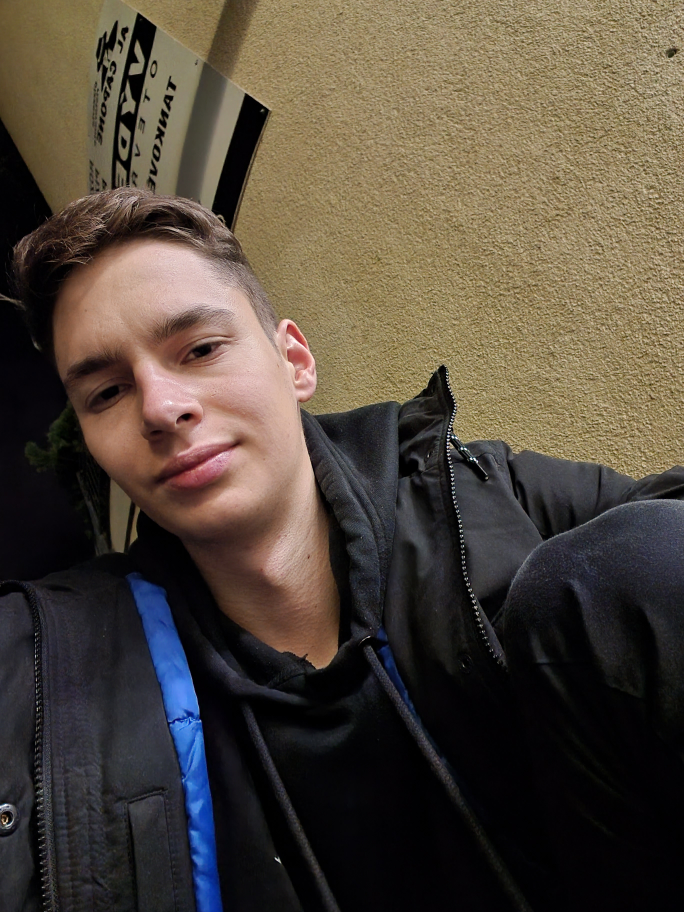
#> input picture ja.jpg, 2736 x 3648 px, given in place of the camera (shown at 1/4 size)
$ python video_test_cv.py
#> lines starting #> are read from the running program, lines starting #| are printed output that depends on the picture
import cv2

# Load the cascade
face_cascade = cv2.CascadeClassifier('models/haarcascade_frontalface_default.xml')

# To capture video from webcam.
# cap = cv2.VideoCapture("rtmp://192.168.5.55:1935/bcs/channel0_main.bcs?channel=0&stream=0&user=admin&password=123456")  # capture from camera
cap = cv2.VideoCapture(2)
# To use a video file as input
# cap = cv2.VideoCapture('filename.mp4')

def resize_img(img, fx=0.25, fy=0.25):
    return cv2.resize(img, (0, 0), fx=fx, fy=fy)


while True:
    # Read the frame
    _, img = cap.read()
#> img is the input picture: shape (3648, 2736, 3); mean B, G, R 61, 72.7, 82.9
    # Convert to grayscale
    # img = resize_img(img)
    gray = cv2.cvtColor(img, cv2.COLOR_BGR2GRAY)
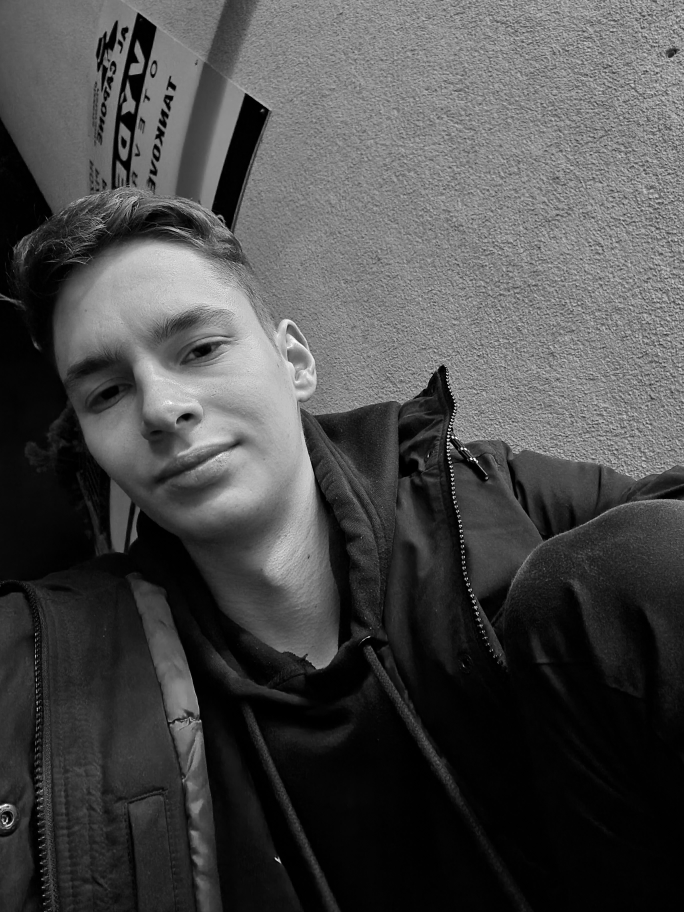
#> gray: shape (3648, 2736) (shown at 1/4 size); min 0, max 255, mean 74.4
    # Detect the faces
    faces = face_cascade.detectMultiScale(gray, 1.1, 4)
#> faces = 13 rows, first 6: [1451, 2582, 38, 38], [1145, 3241, 46, 46], [968, 2831, 51, 51], [1034, 552, 57, 57], [204, 3094, 57, 57], [205, 3566, 56, 56]
    # Draw the rectangle around each face
    for (x, y, w, h) in faces:
        cv2.rectangle(img, (x, y), (x+w, y+h), (255, 0, 0), 2)
#> this loop made 13 passes
#> (x, y, w, h) on passes 1 to 12: (1451, 2582, 38, 38), (1145, 3241, 46, 46), (968, 2831, 51, 51), (1034, 552, 57, 57), (204, 3094, 57, 57), (205, 3566, 56, 56), (1658, 1502, 61, 61), (1536, 1762, 60, 60), (209, 3231, 72, 72), (453, 3287, 76, 76), (209, 3315, 77, 77), (531, 2334, 112, 112)
    # Display
    cv2.imshow('img', img)
    # Stop if escape key is pressed
    k = cv2.waitKey(1) & 0xFF
#> (key Esc is pressed here)
    if k == 27:
        break
# Release the VideoCapture object
cap.release()

$ run again, on my.jpg
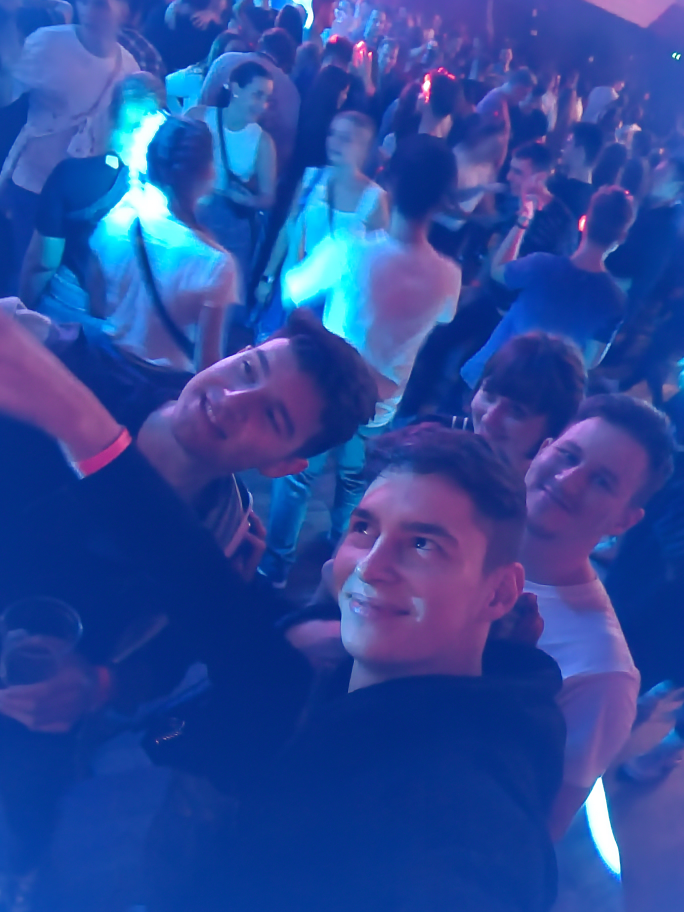
#> input picture my.jpg, 2736 x 3648 px, given in place of the camera (shown at 1/4 size)
#> img is the input picture: shape (3648, 2736, 3); mean B, G, R 155.5, 74, 43.3
#> `gray = cv2.cvtColor(img, cv2.COLOR_BGR2GRAY)`:
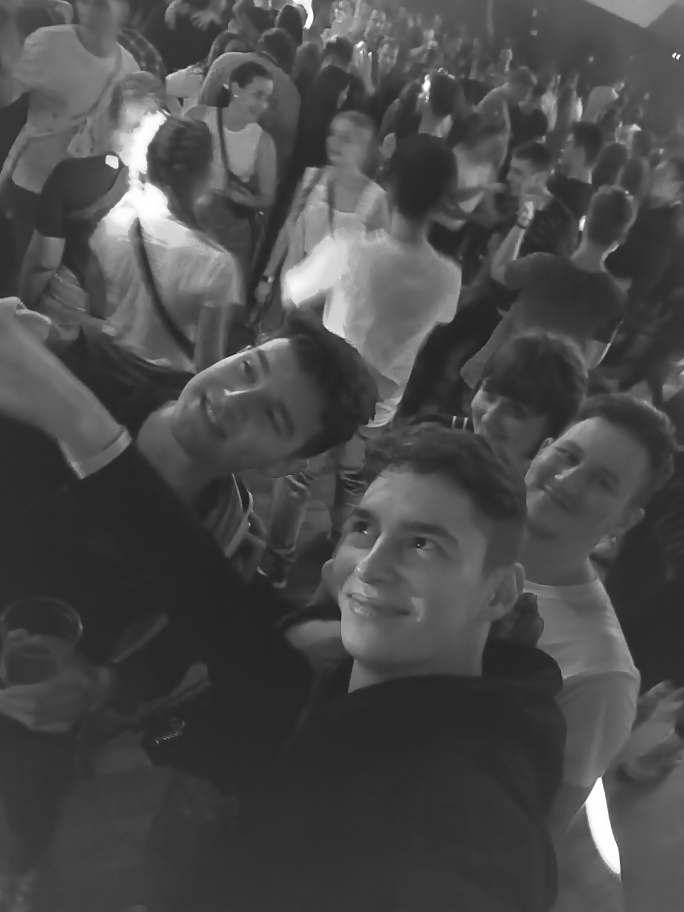
#> gray: shape (3648, 2736) (shown at 1/4 size); min 21, max 255, mean 74.1
#> faces = [[1466, 52, 91, 91], [1508, 194, 91, 91], [1267, 462, 194, 194]]
#> the loop `for (x, y, w, h) in faces:` made 3 passes
